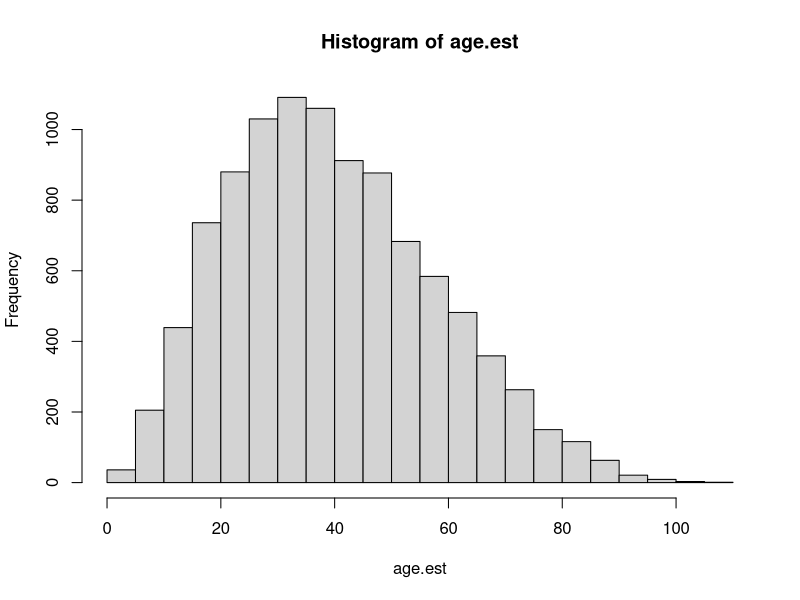
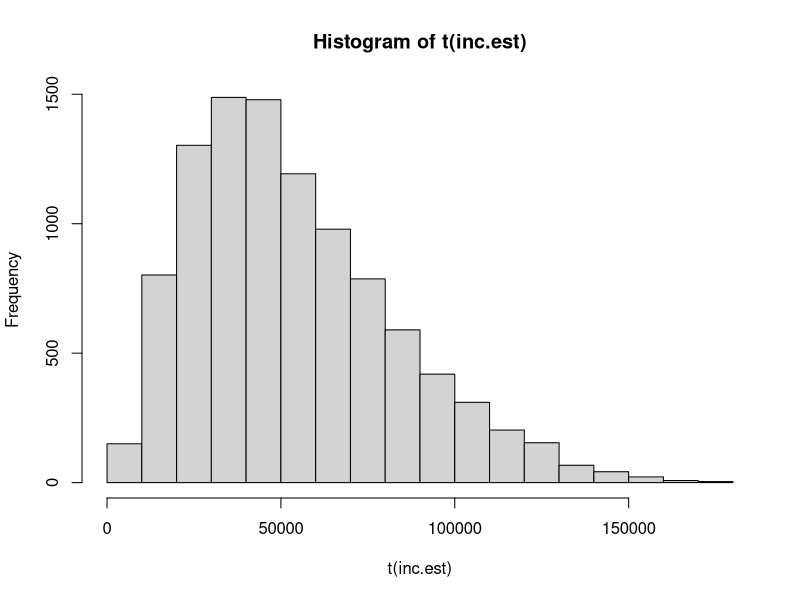

These charts were generated, in order, by the following R code:
set.seed(11202018)


#covariates
zip.prop = c(0.1061873598,
              0.1852409501,
              0.1444739371,
              0.1489908929,
              0.1578600522,
              0.1696215276,
              0.02982472198,
              0.03760926273,
              0.008539654936,
              0.01165164066)

zip.codes = c(28401,
              28403,
              28405,
              28409,
              28411,
              28412,
              28428,
              28429,
              28449,
              28480)

zip.prop = zip.prop*10000
zip.prop = round(zip.prop,0)
zip.prop[1] = 1062
sum(zip.prop)



zip = NULL
for (i in 1:length(zip.codes)){
  zip = c(zip, rep(zip.codes[i],zip.prop[i]))
}

##############age variable
set.seed(11262020)


alpha = 3
beta = 5
med = (alpha-(1/3))/(alpha+beta-(2/3))
zip.med = c(38,
            27.7,
            40.3,
            43.4,
            39.7,
            40.3,
            44.7,
            38.8,
            57.4,
            43.3)
zip.med.par = zip.med/med



for (i in 1:length(zip.codes)){
  agevar <- paste("age.", i, sep = "")
  assign(agevar, rbeta(zip.prop[i],alpha,beta)*zip.med.par[i])
}
alpha = 5
beta = 8
med = (alpha-(1/3))/(alpha+beta-(2/3))
age.9 = rbeta(zip.prop[9],alpha,beta)*(zip.med[9]/med)
summary(age.9)

age.est = NULL
for (i in 1:length(zip.codes)){
  age.est = rbind(c(age.est,get(paste('age.',i,sep = ''))))
}
hist(age.est)
summary(t(age.est))
summary(age.2)


###########gender variable
zip.gender.prob = c(0.5018747576,
                    0.5311658473,
                    0.5232031423,
                    0.5209485195,
                    0.5080593726,
                    0.5299212174,
                    0.5155746509,
                    0.4997566318,
                    0.5321543408,
                    0.4505106049)
zip.gender.prob = zip.gender.prob*1.15
zip.gender = NULL
for (i in 1:length(zip.prop)){
  zip.gender = c(zip.gender, rbinom(n=zip.prop[i], size = 1, prob = zip.gender.prob[i]))
}
mean(zip.gender)

#############income variable
set.seed(11262020)

zip.income = c(29467,
               34590,
               54449,
               76512,
               69707,
               51523,
               61660,
               48419,
               68125,
               77232)
summary(abs(rnorm(1000,zip.income[1],zip.income[1]/5)))
inc.alpha = 3
inc.beta = 5
inc.avg = inc.alpha/(inc.alpha+inc.beta)
inc.par = zip.income/inc.avg

for (i in 1:length(zip.codes)){
  incvar <- paste("inc.", i, sep = "")
  assign(incvar, rbeta(zip.prop[i],inc.alpha,inc.beta)*inc.par[i])
}


inc.est = NULL
for (i in 1:length(zip.codes)){
  inc.est = rbind(c(inc.est,get(paste('inc.',i,sep = ''))))
}
summary(t(inc.est))
hist(t(inc.est))
